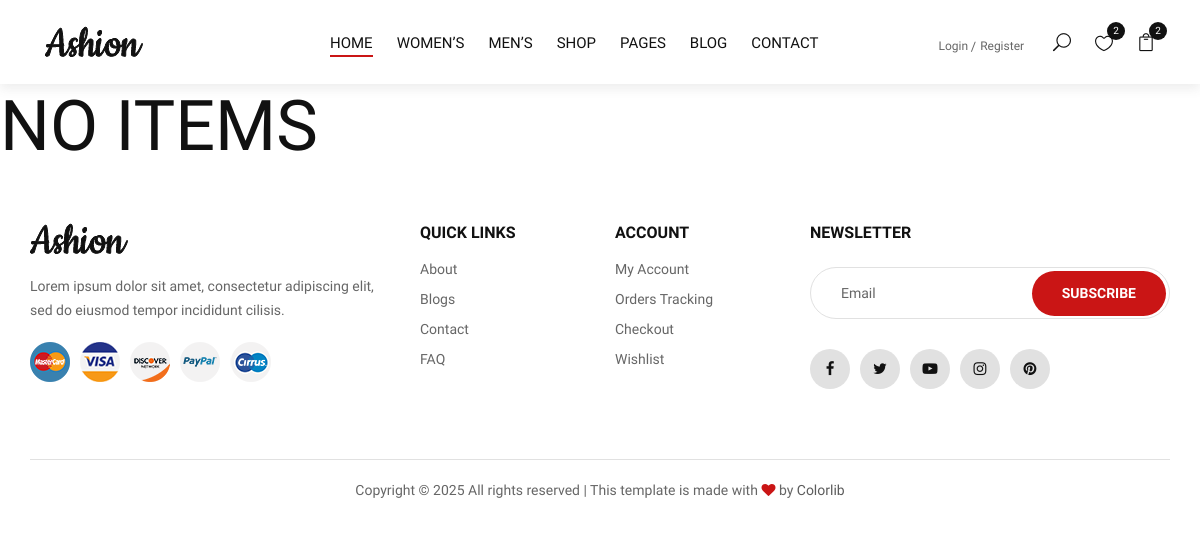
The page /store/ on the database as committed earlier.
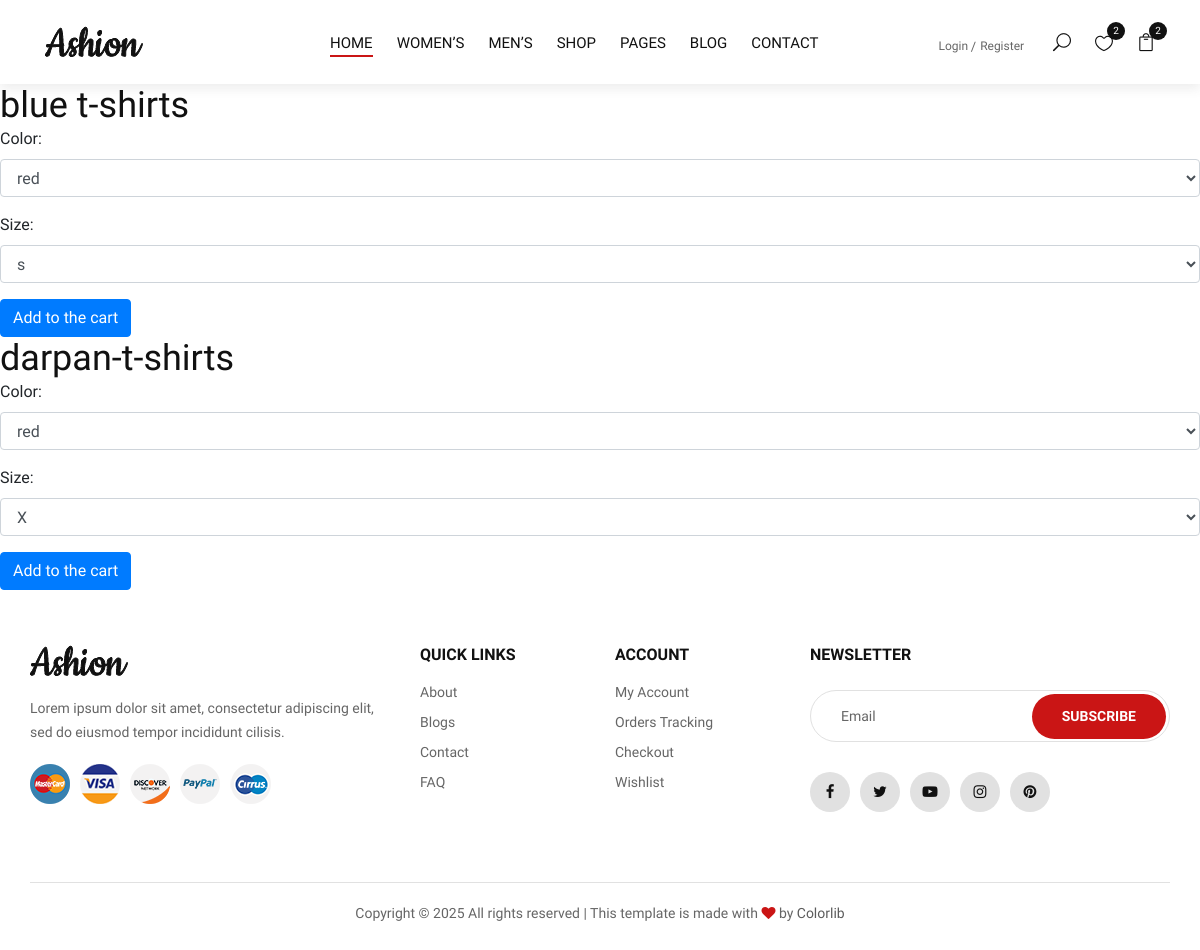
The same page on the database as committed later.
### store/models.py (models this page shows, shortened)
class Product(models.Model):
    name = models.CharField(max_length=100)
    slug = models.SlugField(max_length=200)
    description = models.TextField(max_length=500, blank=True)
    category = models.ForeignKey(Category, on_delete=models.CASCADE)
    brand = models.CharField(max_length=100, blank=True)
    created_at = models.DateTimeField(auto_now_add=True)
    updated_at = models.DateTimeField(auto_now=True)

### store/views.py (the view)
# urls.py: path('',product,name='store'),
def product(request):
  products = Product.objects.prefetch_related('variants__color','variants__size')
  context = {
    'products':products,
  }
  return render(request,'store/shop.html',context)

### templates/store/shop.html (shortened to what this page needs)
{% extends 'base.html' %} {% load static %} {% block content %}
{% if products %}
{% for product in products %}
<h2>{{product.name}}</h2>
 {% with product.variants.all as variants %}
        <form action="{% url 'addCart' product.id %}" method="POST">
          <div class="form-group">
            <label>Color:</label>
            <select class="form-control" name="color">
              {% for variant in product.variants.all %}
                <option value="{{ variant.color.name }}">{{ variant.color.name }}</option>
              {% endfor %}
            </select>
          </div>
          <div class="form-group">
            <label>Size:</label>
            <select class="form-control" name="size">
              {% for variant in product.variants.all %}
                <option value="{{ variant.size.name }}">{{ variant.size.name }}</option>
              {% endfor %}
            </select>
          </div>
          <button type="submit" class="btn btn-primary">Add to the cart</button>
        </form>
  {% endwith %}
{% endfor %}
{% else %}
<h1>NO ITEMS</h1>
{%endif%}
{% endblock %}

### templates/base.html (shortened to what this page needs)
{% load static %}
<!DOCTYPE html>
<html lang="zxx">
<head>
    <link rel="stylesheet" href="{% static 'css/bootstrap.min.css' %}" type="text/css">
    <link rel="stylesheet" href="{% static 'css/font-awesome.min.css' %}" type="text/css">
    <link rel="stylesheet" href="{% static 'css/elegant-icons.css' %}" type="text/css">
    <link rel="stylesheet" href="{% static 'css/jquery-ui.min.css' %}" type="text/css">
    <link rel="stylesheet" href="{% static 'css/magnific-popup.css' %}" type="text/css">
    <link rel="stylesheet" href="{% static 'css/owl.carousel.min.css' %}" type="text/css">
    <link rel="stylesheet" href="{% static 'css/slicknav.min.css' %}" type="text/css">
    <link rel="stylesheet" href="{% static 'css/style.css' %}" type="text/css">
</head>
<body>
  {% include 'includes/navbar.html' %}
  {% block content %}
  {% endblock %}
  {% include 'includes/footer.html' %}
</body>
</html>

### templates/includes/navbar.html (shortened to what this page needs)
 {% load static %}
    <header class="header">
        <div class="container-fluid">
            <div class="row">
                <div class="col-xl-3 col-lg-2">
                    <div class="header__logo">
                        <a href="{% url 'home' %}"><img src="{% static 'img/logo.png' %}" alt=""></a>
                    </div>
                </div>
                <div class="col-xl-6 col-lg-7">
                    <nav class="header__menu">
                        <ul>
                            <li class="active"><a href="{% url 'home'%}">Home</a></li>
                            <li><a href="#">Women’s</a></li>
                            <li><a href="#">Men’s</a></li>
                            <li><a href="#">Shop</a></li>
                            <li><a href="#">Pages</a>
                            </li>
                            <li><a href="#">Blog</a></li>
                            <li><a href="#">Contact</a></li>
                        </ul>
                    </nav>
                </div>
                <div class="col-lg-3">
                    <div class="header__right">
                        {% if not user.is_authenticated %}
                        <div class="header__right__auth">
                            <a href="{% url 'login' %}">Login</a>
                            <a href="{% url 'register' %}">Register</a>
                        </div>
                        {% else %}
                        <div class="header__right__auth">
                            <a href="{% url 'logout' %}">Logout</a>
                        </div>
                        {% endif %}
                        <ul class="header__right__widget">
                            <li><span class="icon_search search-switch"></span></li>
                            <li><a href="#"><span class="icon_heart_alt"></span>
                                <div class="tip">2</div>
                            </a></li>
                            <li><a href="#"><span class="icon_bag_alt"></span>
                                <div class="tip">2</div>
                            </a></li>
                        </ul>
                    </div>
                </div>
            </div>
        </div>
    </header>

### templates/includes/alerts.html (shortened to what this page needs)
{% load static %}

### templates/includes/footer.html (shortened to what this page needs)
{% load static %}
<footer class="footer">
  <div class="container">
    <div class="row">
      <div class="col-lg-4 col-md-6 col-sm-7">
        <div class="footer__about">
          <div class="footer__logo">
            <a href="./index.html"
              ><img src="{% static 'img/logo.png' %}" alt=""
            /></a>
          </div>
          <p>
            Lorem ipsum dolor sit amet, consectetur adipiscing elit, sed do
            eiusmod tempor incididunt cilisis.
          </p>
          <div class="footer__payment">
            <a href="#"><img src="{% static 'img/payment/payment-1.png' %}" alt="" /></a>
            <a href="#"><img src="{% static 'img/payment/payment-2.png' %}" alt="" /></a>
            <a href="#"><img src="{% static 'img/payment/payment-3.png' %}" alt="" /></a>
            <a href="#"><img src="{% static 'img/payment/payment-4.png' %}" alt="" /></a>
            <a href="#"><img src="{% static 'img/payment/payment-5.png' %}" alt="" /></a>
          </div>
        </div>
      </div>
      <div class="col-lg-2 col-md-3 col-sm-5">
        <div class="footer__widget">
          <h6>Quick links</h6>
          <ul>
            <li><a href="#">About</a></li>
            <li><a href="#">Blogs</a></li>
            <li><a href="#">Contact</a></li>
            <li><a href="#">FAQ</a></li>
          </ul>
        </div>
      </div>
      <div class="col-lg-2 col-md-3 col-sm-4">
        <div class="footer__widget">
          <h6>Account</h6>
          <ul>
            <li><a href="#">My Account</a></li>
            <li><a href="#">Orders Tracking</a></li>
            <li><a href="#">Checkout</a></li>
            <li><a href="#">Wishlist</a></li>
          </ul>
        </div>
      </div>
      <div class="col-lg-4 col-md-8 col-sm-8">
        <div class="footer__newslatter">
          <h6>NEWSLETTER</h6>
          <form action="#">
            <input type="text" placeholder="Email" />
            <button type="submit" class="site-btn">Subscribe</button>
          </form>
          <div class="footer__social">
            <a href="#"><i class="fa fa-facebook"></i></a>
            <a href="#"><i class="fa fa-twitter"></i></a>
            <a href="#"><i class="fa fa-youtube-play"></i></a>
            <a href="#"><i class="fa fa-instagram"></i></a>
            <a href="#"><i class="fa fa-pinterest"></i></a>
          </div>
        </div>
      </div>
    </div>
    <div class="row">
      <div class="col-lg-12">
        <div class="footer__copyright__text">
          <p>
            Copyright &copy;
            All rights reserved | This template is made with
            <i class="fa fa-heart" aria-hidden="true"></i> by
            <a href="https://colorlib.com" target="_blank">Colorlib</a>
          </p>
        </div>
      </div>
    </div>
  </div>
</footer>

Rows that differ between the two databases and show on the page:
added Product: name "blue t-shirts"
added Product: name "darpan-t-shirts"
Other text that changed with them:
text no longer shown: "NO ITEMS"
